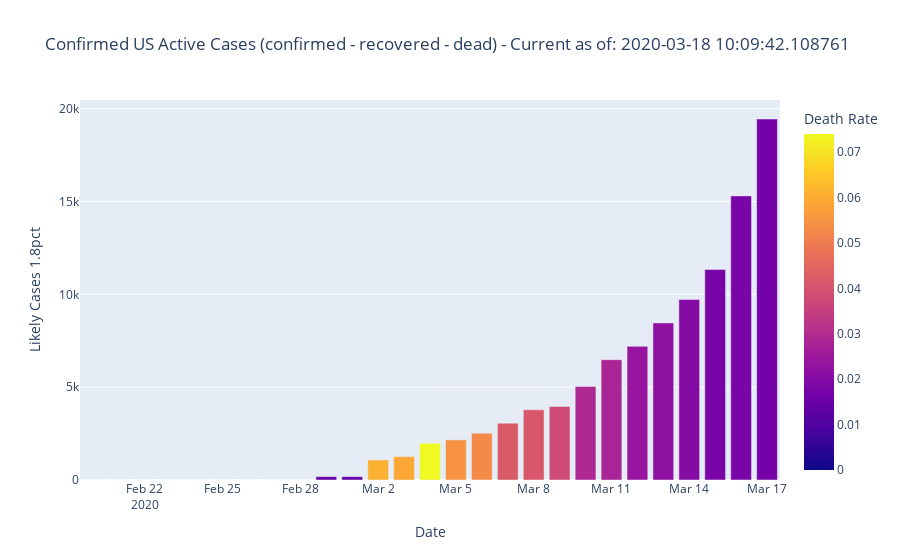

Here is the notebook cell this chart was saved with:
### Code cell
us_chart = px.bar(us_totals[us_totals['Date'] >= '2020-02-20'], 
    x="Date", y="Likely Cases 1.8pct", color="Death Rate", 
    title="Confirmed US Active Cases (confirmed - recovered - dead) - Current as of: "+str(NOW), 
    )
us_chart.show()

### Figure 1 — Plotly figure (JSON) as saved in the notebook; plotly's stock layout.template omitted (floating-point values rounded to 4 significant figures)
{"data": [{"alignmentgroup": "True", "hoverlabel": {"namelength": 0}, "hovertemplate": "Date=%{x}<br>Likely Cases 1.8pct=%{y}<br>Death Rate=%{marker.color}", "legendgroup": "", "marker": {"color": [0, 0, 0, 0, 0, 0, 0, 0, 0, 0.015, 0.014, 0.061, 0.059, 0.074, 0.055, 0.053, 0.042, 0.041, 0.038, 0.029, 0.028, 0.024, 0.022, 0.02, 0.018, 0.018, 0.017], "coloraxis": "coloraxis"}, "name": "", "offsetgroup": "", "orientation": "v", "showlegend": false, "textposition": "auto", "type": "bar", "x": ["2020-02-20T00:00:00", "2020-02-21T00:00:00", "2020-02-22T00:00:00", "2020-02-23T00:00:00", "2020-02-24T00:00:00", "2020-02-25T00:00:00", "2020-02-26T00:00:00", "2020-02-27T00:00:00", "2020-02-28T00:00:00", "2020-02-29T00:00:00", "2020-03-01T00:00:00", "2020-03-02T00:00:00", "2020-03-03T00:00:00", "2020-03-04T00:00:00", "2020-03-05T00:00:00", "2020-03-06T00:00:00", "2020-03-07T00:00:00", "2020-03-08T00:00:00", "2020-03-09T00:00:00", "2020-03-10T00:00:00", "2020-03-11T00:00:00", "2020-03-12T00:00:00", "2020-03-13T00:00:00", "2020-03-14T00:00:00", "2020-03-15T00:00:00", "2020-03-16T00:00:00", "2020-03-17T00:00:00"], "xaxis": "x", "y": [0, 0, 0, 0, 0, 0, 0, 0, 0, 180, 180, 1080, 1260, 1980, 2160, 2520, 3060, 3780, 3960, 5040, 6480, 7200, 8460, 9720, 11340, 15300, 19440], "yaxis": "y"}], "layout": {"autosize": true, "barmode": "relative", "coloraxis": {"colorbar": {"title": {"text": "Death Rate"}}, "colorscale": [[0, "#0d0887"], [0.1111, "#46039f"], [0.2222, "#7201a8"], [0.3333, "#9c179e"], [0.4444, "#bd3786"], [0.5556, "#d8576b"], [0.6667, "#ed7953"], [0.7778, "#fb9f3a"], [0.8889, "#fdca26"], [1, "#f0f921"]]}, "legend": {"tracegroupgap": 0}, "title": {"text": "Confirmed US Active Cases (confirmed - recovered - dead) - Current as of: 2020-03-18 10:09:42.108761"}, "xaxis": {"anchor": "y", "autorange": true, "domain": [0, 1], "range": ["2020-02-19 12:00", "2020-03-17 12:00"], "title": {"text": "Date"}, "type": "date"}, "yaxis": {"anchor": "x", "autorange": true, "domain": [0, 1], "range": [0, 20460.0], "title": {"text": "Likely Cases 1.8pct"}, "type": "linear"}}}
